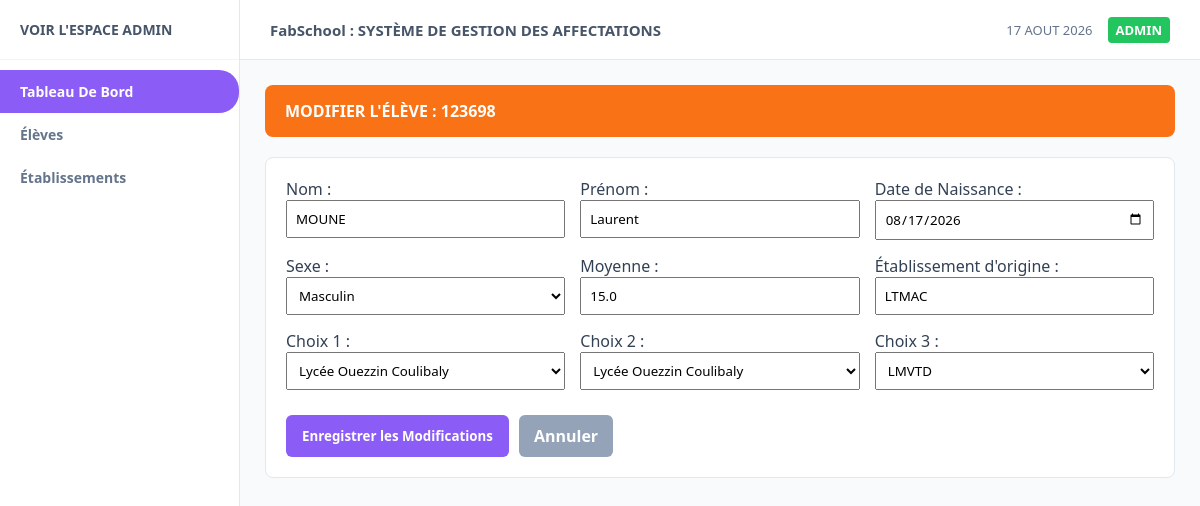
The page /eleves/modifier/123698 on the database its author committed.
### tables this page shows
CREATE TABLE eleves (
            matricule TEXT PRIMARY KEY,
            nom TEXT NOT NULL,
            prenom TEXT NOT NULL,
            date_naissance TEXT,
            sexe TEXT,
            moyenne REAL NOT NULL,
            etab_origine TEXT,
            choix TEXT NOT NULL, -- Stocké au format JSON (ex: ["ETAB01", "ETAB02", "ETAB03"])
            statut TEXT DEFAULT 'NON_AFFECTE',
            affectation TEXT
        );

### app.py (the view, shortened to what this page needs)
@app.route("/eleves/modifier/<matricule>", methods=["GET", "POST"])
def modifier_eleve_route(matricule):
    eleve = database.obtenir_eleve_par_matricule(matricule)
    etablissements = database.obtenir_tous_etablissements()
    return render_template("modifier_eleve.html", eleve=eleve, etablissements=etablissements)

### database.py (called while the page is built)
def get_connection():
    conn = sqlite3.connect(DB_NAME)
    conn.row_factory = sqlite3.Row  # Permet d'accéder aux colonnes par leur nom
    return conn

def obtenir_tous_etablissements():
    conn = get_connection()
    cursor = conn.cursor()
    cursor.execute("SELECT * FROM etablissements ORDER BY nom")
    rows = cursor.fetchall()
    conn.close()
    return [dict(row) for row in rows]

def obtenir_eleve_par_matricule(matricule):
    conn = get_connection()
    cursor = conn.cursor()
    cursor.execute("SELECT * FROM eleves WHERE matricule = ?", (matricule,))
    row = cursor.fetchone()
    conn.close()
    if row:
        item = dict(row)
        item['choix'] = json.loads(item['choix'])
        return item
    return None

### templates/modifier_eleve.html (shortened to what this page needs)
{% extends 'base.html' %}
{% block content %}
<div class="banner-orange">
    <span>MODIFIER L'ÉLÈVE : {{ eleve.matricule }}</span>
</div>
<div class="card">
    <form action="/eleves/modifier/{{ eleve.matricule }}" method="POST" style="display: grid; grid-template-columns: repeat(3, 1fr); gap: 15px;">
        <div>
            <label>Nom :</label>
            <input type="text" name="nom" value="{{ eleve.nom }}" required style="width:100%; padding: 8px;">
        </div>
        <div>
            <label>Prénom :</label>
            <input type="text" name="prenom" value="{{ eleve.prenom }}" required style="width:100%; padding: 8px;">
        </div>
        <div>
            <label>Date de Naissance :</label>
            <input type="date" name="date_naissance" value="{{ eleve.date_naissance }}" style="width:100%; padding: 8px;">
        </div>
        <div>
            <label>Sexe :</label>
            <select name="sexe" style="width:100%; padding: 8px;">
                <option value="M" {% if eleve.sexe == 'M' %}selected{% endif %}>Masculin</option>
            </select>
        </div>
        <div>
            <label>Moyenne :</label>
            <input type="number" step="0.01" name="moyenne" value="{{ eleve.moyenne }}" required style="width:100%; padding: 8px;">
        </div>
        <div>
            <label>Établissement d'origine :</label>
            <input type="text" name="etab_origine" value="{{ eleve.etab_origine }}" style="width:100%; padding: 8px;">
        </div>
        <div>
            <label>Choix 1 :</label>
            <select name="choix_1" style="width:100%; padding: 8px;">
                {% for etab in etablissements %}
                    <option value="{{ etab.id_etab }}" {% if eleve.choix|length > 0 and eleve.choix[0] == etab.id_etab %}selected{% endif %}>{{ etab.nom }}</option>
                {% endfor %}
            </select>
        </div>
        <div>
            <label>Choix 2 :</label>
            <select name="choix_2" style="width:100%; padding: 8px;">
                {% for etab in etablissements %}
                    <option value="{{ etab.id_etab }}" {% if eleve.choix|length > 1 and eleve.choix[1] == etab.id_etab %}selected{% endif %}>{{ etab.nom }}</option>
                {% endfor %}
            </select>
        </div>
        <div>
            <label>Choix 3 :</label>
            <select name="choix_3" style="width:100%; padding: 8px;">
                {% for etab in etablissements %}
                    <option value="{{ etab.id_etab }}" {% if eleve.choix|length > 2 and eleve.choix[2] == etab.id_etab %}selected{% endif %}>{{ etab.nom }}</option>
                {% endfor %}
            </select>
        </div>
        <div style="grid-column: span 3; display:flex; gap:10px; margin-top:10px;">
            <button type="submit" class="btn btn-purple">Enregistrer les Modifications</button>
            <a href="/eleves" style="background:#94a3b8; color:white; padding:10px 15px; border-radius:6px; text-decoration:none; font-weight:bold;">Annuler</a>
        </div>
    </form>
</div>
{% endblock %}

### static/style.css (style rules this page uses)
:root { --purple-main: #8b5cf6; --purple-dark: #7c3aed; --orange-main: #f97316; --bg-light: #f8fafc; --sidebar-width: 240px; }
* { margin: 0; padding: 0; box-sizing: border-box; font-family: 'Segoe UI', Tahoma, Geneva, Verdana, sans-serif; }
body { display: flex; background-color: var(--bg-light); color: #334155; }
.banner-orange { background: var(--orange-main); color: white; padding: 15px 20px; border-radius: 8px; font-weight: bold; margin-bottom: 20px; display: flex; justify-content: space-between; align-items: center; }
.card { background: white; padding: 20px; border-radius: 8px; border: 1px solid #e2e8f0; }
.btn { padding: 8px 16px; border: none; border-radius: 6px; cursor: pointer; font-weight: bold; color: white; text-decoration: none; }
.btn-purple { background: var(--purple-main); }

### rows shown on the page
eleves: matricule "123698", nom "MOUNE", prenom "Laurent", date_naissance "08/17/2026", sexe "Masculin", moyenne "15.0", etab_origine "LTMAC"

### other values the page prints
form field choix_1 "Lycée Ouezzin Coulibaly"
form field choix_2 "Lycée Ouezzin Coulibaly"
form field choix_3 "LMVTD"
